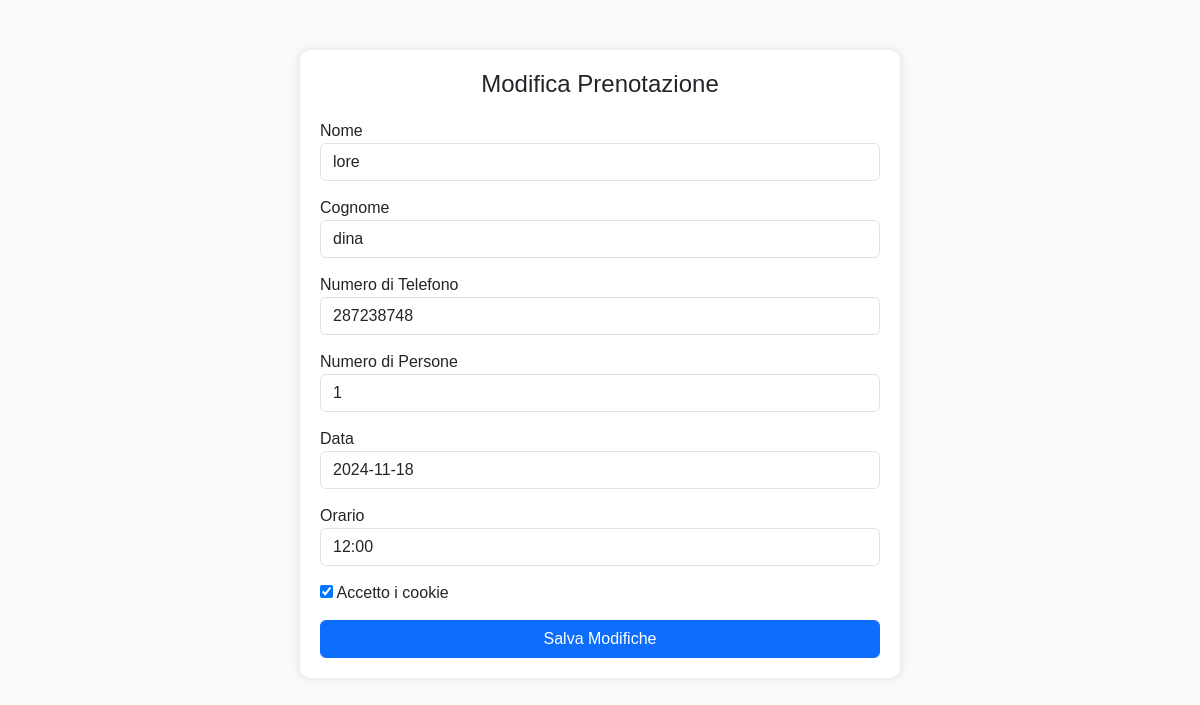
The app's page /gestionale/modifica/21/ (signed in) with its own data.
### gestionale/models.py (models this page shows, shortened)
class Reservation(models.Model):
    first_name = models.CharField(max_length=100)
    last_name = models.CharField(max_length=100)
    phone_number = models.CharField(max_length=20)
    guests = models.IntegerField(default=1)
    reservation_date = models.DateField()
    reservation_time = models.CharField(max_length=10)  # Mantieni sempre il formato 'HH:MM'
    cookie_consent = models.BooleanField(default=False)
    profiling_consent = models.BooleanField(default=False)
    promotional_sms_consent = models.BooleanField(default=False)
    accept_all = models.BooleanField(default=False)

### gestionale/views.py (the view)
# urls.py: path('modifica/<int:reservation_id>/', views.modifica_prenotazione, name='modifica_prenotazione'),
@login_required
def modifica_prenotazione(request, reservation_id):
    reservation = get_object_or_404(Reservation, id=reservation_id)
    valid_times = [
        "12:00", "12:30", "13:00", "13:30", "14:00",
        "19:00", "19:30", "20:00", "20:30", "21:00",
        "21:30", "22:00", "22:30", "23:00"
    ]
    if request.method == 'POST':
        form = ReservationForm(request.POST, instance=reservation)
        if form.is_valid():
            form.save()
            return redirect('gestionale:prenotazioni')  # Sostituisci con la tua URL di successo
        else:
            print(form.errors)  # Debug: Mostra errori di validazione
    else:
        form = ReservationForm(instance=reservation)
    return render(request, 'gestionale/modifica_prenotazione.html', {
        'form': form,
        'reservation': reservation,
        'valid_times': valid_times
    })

### gestionale/form.py (shortened to what this page needs)
class ReservationForm(forms.ModelForm):
    reservation_date = forms.DateField(
        widget=forms.TextInput(attrs={
            'inputmode': 'none',
            'class': 'form-control',
        })
    )
    reservation_time = forms.TimeField(
        widget=forms.Select(attrs={
            'class': 'form-control',
        })
    )
    class Meta:
        model = Reservation
        fields = [
            'first_name',
            'last_name',
            'phone_number',
            'guests',
            'reservation_date',
            'reservation_time',
            'cookie_consent',
            'profiling_consent',
            'promotional_sms_consent',
            'accept_all',
        ]
        widgets = {
            'first_name': forms.TextInput(attrs={'class': 'form-control'}),
            'last_name': forms.TextInput(attrs={'class': 'form-control'}),
            'phone_number': forms.TextInput(attrs={'class': 'form-control'}),
            'guests': forms.NumberInput(attrs={'class': 'form-control'}),
        }
    from django import forms

### gestionale/templates/gestionale/modifica_prenotazione.html (shortened to what this page needs)
{% load static %}
<!DOCTYPE html>
<html lang="en">
<head>
    <link href="https://cdn.jsdelivr.net/npm/bootstrap@5.3.0/dist/css/bootstrap.min.css" rel="stylesheet">
    <link rel="stylesheet" href="https://cdn.jsdelivr.net/npm/flatpickr/dist/flatpickr.min.css">
</head>
<body>
    <div class="container">
        <h1>Modifica Prenotazione</h1>
        <form method="POST" action="{% url 'gestionale:modifica_prenotazione' reservation.id %}">
            <div class="form-group">
                <label for="first_name">Nome</label>
                <input type="text" id="first_name" name="first_name" class="form-control"
                       value="{{ reservation.first_name }}" required>
            </div>
            <div class="form-group">
                <label for="last_name">Cognome</label>
                <input type="text" id="last_name" name="last_name" class="form-control"
                       value="{{ reservation.last_name }}" required>
            </div>
            <div class="form-group">
                <label for="phone_number">Numero di Telefono</label>
                <input type="text" id="phone_number" name="phone_number" class="form-control"
                       value="{{ reservation.phone_number }}" required>
            </div>
            <div class="form-group">
                <label for="guests">Numero di Persone</label>
                <input type="number" id="guests" name="guests" class="form-control"
                       value="{{ reservation.guests }}" required>
            </div>
            <div class="form-group">
                <label for="reservation_date">Data</label>
                <input type="text" id="reservation_date" name="reservation_date" class="form-control"
                       value="{{ reservation.reservation_date|date:'Y-m-d' }}" required>
            </div>
            <div class="form-group">
                <label for="reservation_time">Orario</label>
                <select id="reservation_time" name="reservation_time" class="form-control" required>
                    {% for time in valid_times %}
                        <option value="{{ time }}"
                            {% if time == reservation.reservation_time|time:'H:i' %}selected{% endif %}>
                            {{ time }}
                        </option>
                    {% endfor %}
                </select>
            </div>
            <div class="form-group">
                <label for="cookie_consent">
                    <input type="checkbox" id="cookie_consent" name="cookie_consent" {% if reservation.cookie_consent %}checked{% endif %}>
                    Accetto i cookie
                </label>
            </div>
            <button type="submit" class="btn btn-primary">Salva Modifiche</button>
        </form>
    </div>
</body>
</html>

### gestionale/templates/gestionale/modifica_prenotazione.html (style rules this page uses)
body { font-family: Arial, sans-serif; background-color: #f8f9fa; }
.container { max-width: 600px; margin: 50px auto; background: #fff; padding: 20px; border-radius: 10px; box-shadow: 0 0 10px rgba(0, 0, 0, 0.1); }
h1 { font-size: 24px; margin-bottom: 20px; text-align: center; }
.form-group { margin-bottom: 15px; }
.btn-primary { width: 100%; }

### records on screen
Reservation: first_name "lore", last_name "dina", phone_number "287238748", guests "1", reservation_date "2024-11-18", cookie_consent "☑"

### other values on screen
form field reservation_time "12:00"
